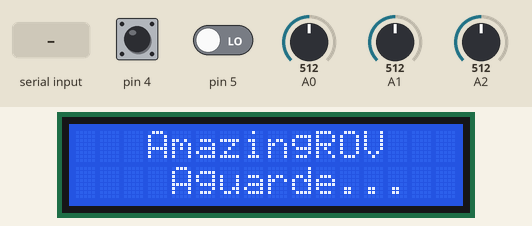
This sketch was run on a simulated Arduino Uno, built with avr-gcc and run on an emulated ATmega328P. Parts: 16×2 character LCD. The test bench sets the inputs (shaded band); at power-on: A0 = 512, pin 4 HIGH, pin 5 LOW, A1 = 512, A2 = 512. What the sketch prints to the serial monitor is not drawn.

Above: at 3.0 s.
At 9.3 s:
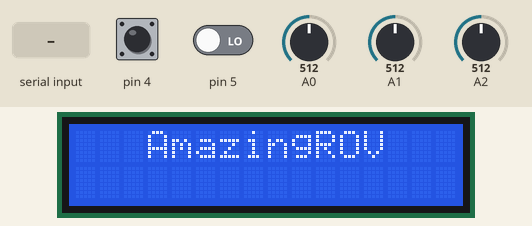
9.4 s: "1\n" received over the second serial link
At 10.1 s:
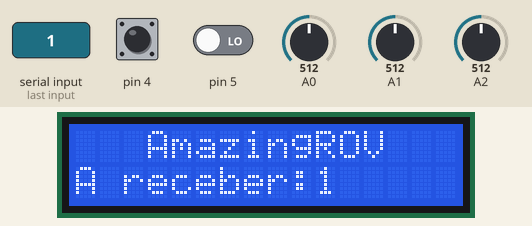
10.9 s: "0\n" received over the second serial link
At 11.2 s:
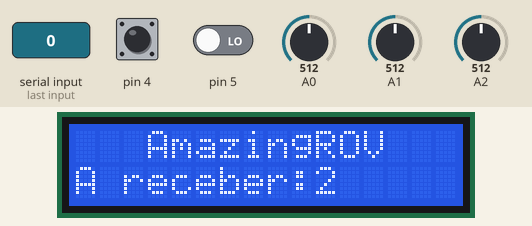
12.4 s: A0 set to 691
13.9 s: A0 set to 713
Timing chart, 0 to 16.9 s (numbered marks = the images above; inputs shaded):
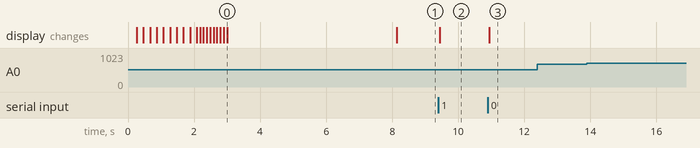

The sketch:

comando.ino
```cpp
//ORIGINAL CODE
#include <SoftwareSerial.h>
#include <Wire.h>
#include <LiquidCrystal_I2C.h>

SoftwareSerial apc220T(6,7); //apc220 transmit
SoftwareSerial apc220R(8,9); //apc220 receive
LiquidCrystal_I2C lcd(0x27, 2, 1, 0, 4, 5, 6, 7, 3, POSITIVE);

int i,j, col;
char aguarde[]="Aguarde...";
char amazingrov[]="AmazingROV";
char recebendo[]="Recebendo";
char sem_dados[]="Sem dados";

unsigned long previousMillis = 0;
unsigned long currentMillis = 0;
unsigned long count=0;
const long interval = 100;
String temp = "";


void setup()
{
  Serial.begin(9600);
  pinMode(4, INPUT);
  digitalWrite(4, HIGH);
  pinMode(5, INPUT);
  apc220T.begin(9600);
  apc220R.begin(9600);
  lcd.begin(16,2);

  //faz o texto amazingrov
    col=3;
    for(j=0;j<=9;j++){
      lcd.setCursor(col,0);
      lcd.print(amazingrov[j]);
      delay(200);
      col++;
    }
   //faz o texto aguarde por favor.
   col=4;
   for(j=0;j<=9;j++) {
    lcd.setCursor(col, 1);
    lcd.print(aguarde[j]);
    delay(100);
    col++;
   }

   delay(5000);
   limpaLinha(1);
}
void limpaLinha(int linha){
  for(j=0;j<=15;j++){
    lcd.setCursor(j,linha);
    lcd.print(" ");
  }
}

void loop()
{
  if(digitalRead(5)==HIGH){
    count=0;
  }
  currentMillis = millis();
  if (currentMillis - previousMillis >= interval)
  {
    if (previousMillis = currentMillis)
    {
      int pv = analogRead(A0);
      int sv = analogRead(A1);
      int tv = analogRead(A2);
      int Swt = digitalRead(4);

      String data = (String)pv + ";" + (String)sv + ";" + (String)tv + ";" + (String)Swt;
      String blinker_stop = "";
      apc220T.println(blinker_stop);


      //Cima
      if((pv>=510 && pv<=700) && (sv>=400 && sv<=600) && (tv>=800 && tv<=1023))
      {
        apc220T.println("C");
        Serial.println("C");
      }

      //Baixo
      else if((pv>=510 && pv<=700) && (sv>=400 && sv<=600) && (tv>=0 && tv<=200)){
        apc220T.println("B");
        Serial.println("B");
      }

      //Esquerda
      else if((pv>=700 && pv<=1024) && (sv>=400 && sv<=600) && (tv>=400 && tv<=600))
      {
        apc220T.println("E");
        Serial.println("E");
      }

      //Direita
      else if((pv>=0 && pv<=300) && (sv>=400 && sv<=600) && (tv>=400 && tv<=600)){
        apc220T.println("D");
        Serial.println("D");
      }

      //Frente
      else if((pv>=510 && pv<=700) && (sv>=0 && sv<=300) && (tv>=400 && tv<=600))
      {
        apc220T.println("F");
        Serial.println("F");
      }

      //Trás
      else if((pv>=80 && pv<=700) && (sv>=800 && sv<=1023) && (tv>=400 && tv<=600)){
        apc220T.println("T");
        Serial.println("T");
      }

      //Cima + Frente
      else if((pv>=510 && pv<=700) && (sv>=0 && sv<=300) && (tv>=800 && tv<=1023)){
        //apc220T.println("1");
        Serial.println("1");
      }

      //Cima + Trás
      else if((pv>=80 && pv<=700) && (sv>=800 && sv<=1023) && (tv>=800 && tv<=1023)){
        //apc220T.println("2");
        Serial.println("2");
      }

      //Cima + Esquerda
      else if((pv>=700 && pv<=1024) && (sv>=400 && sv<=600) && (tv>=800 && tv<=1023)){
        apc220T.println("3");
        Serial.println("3");
      }

      //Cima + Direita
      else if((pv>=0 && pv<=300) && (sv>=400 && sv<=600) && (tv>=800 && tv<=1023)){
        //apc220T.println("4");
        Serial.println("4");
      }

      //Baixo + Frente
      else if((pv>=510 && pv<=700) && (sv>=0 && sv<=300) && (tv>=0 && tv<=200)){
        //apc220T.println("5");
        Serial.println("5");
      }

      //Baixo + Trás
      else if((pv>=80 && pv<=700) && (sv>=800 && sv<=1023) && (tv>=0 && tv<=200)){
        //apc220T.println("6");
        Serial.println("6");
      }

      //Baixo + Esquerda
      else if((pv>=700 && pv<=1024) && (sv>=400 && sv<=600) && (tv>=0 && tv<=200))
      {
        //apc220T.println("7");
        Serial.println("7");
      }

      //Baixo + Direita
      else if((pv>=0 && pv<=300) && (sv>=400 && sv<=600) && (tv>=0 && tv<=200)){
        apc220T.println("8");
        Serial.println("8");
   }
  }
 }

  //ler dados recebidos
  while(apc220R.available()){
    char c = apc220R.read();
    if(c!='\n'){
      temp = temp + c;
      //lcd.setCursor(1,1);
      //lcd.print("Recebendo dados");
    }
    else {
      Serial.println(temp);
      limpaLinha(1);
      lcd.setCursor(0,1);
      //lcd.print("Sem dados");
      count++;
      lcd.print("A receber:");
      lcd.setCursor(10,1);
      lcd.print(count);
      }

    }
    temp="";
  }
```

Measured:
- after the input at 9.4 s, the display: changes at once (image 2)
- after the input at 10.9 s, the display: changes at once (image 3)
- after the input at 12.4 s, every drawn part: stays the same
- after the input at 13.9 s, every drawn part: stays the same
- what the display in image 0 shows lasts 5.1 s, from 3.0 s to 8.1 s
